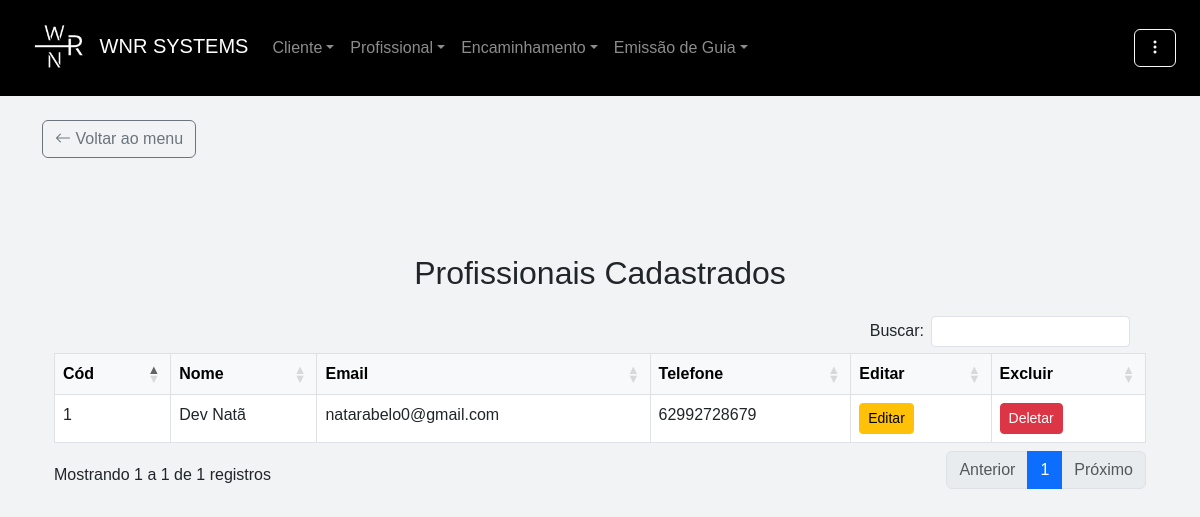
/listar_profissional (signed in), run on an earlier commit of the app's database.
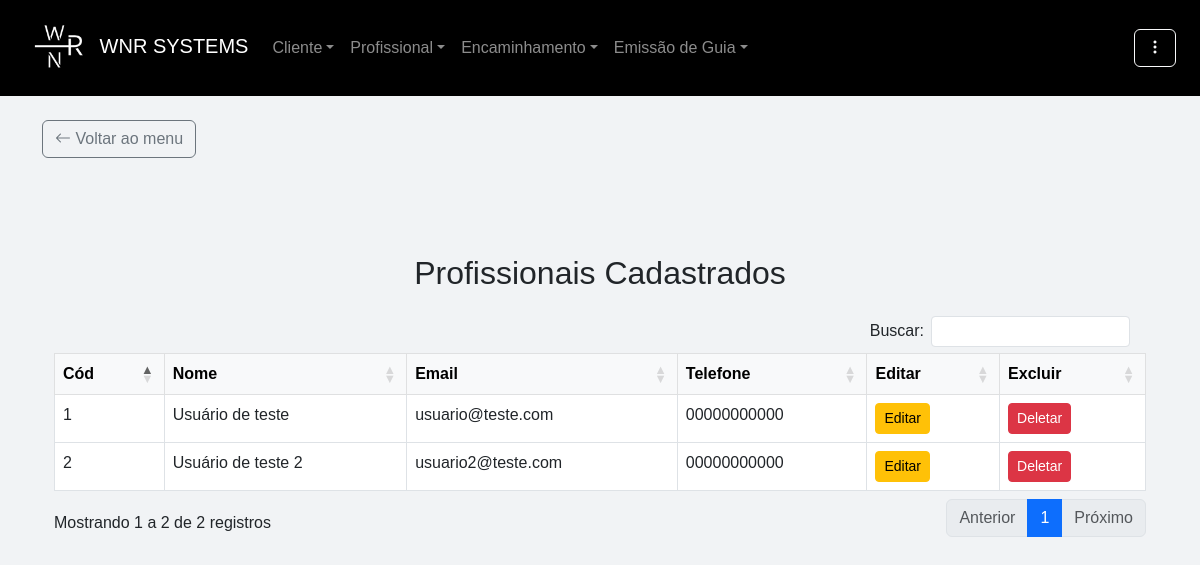
And on a later commit of the database.
### app/models.py (models this page shows)
class Profissional(db.Model):
    __tablename__ = "profissionais"
    id = db.Column(db.Integer, primary_key=True)
    nome                            = db.Column(db.String(255), nullable=False)
    cpf                             = db.Column(db.String(14), unique=True, nullable=False)
    email                           = db.Column(db.String(255))
    data_nascimento                 = db.Column(db.DateTime)
    bairro                          = db.Column(db.String)
    banco                           = db.Column(db.String)
    cep                             = db.Column(db.String)
    cidade                          = db.Column(db.String)
    complemento                     = db.Column(db.String)
    graduacao                       = db.Column(db.String)
    issqn                           = db.Column(db.String)
    fone_pessoal                    = db.Column(db.String)
    fone_profissional               = db.Column(db.String)
    curriculum_lattes               = db.Column(db.String)
    dias_horas_disponiveis          = db.Column(db.String)
    endereco_profissional           = db.Column(db.String)
    estado                          = db.Column(db.String)
    observacoes                     = db.Column(db.String)
    pix                             = db.Column(db.String)
    registro_profissional           = db.Column(db.String)
    rg                              = db.Column(db.String(11), unique=True, nullable=False)
    valor_minimo                    = db.Column(db.Float)
    data_cadastro                   = db.Column(db.DateTime, default=db.func.current_timestamp())
    encaminhamentos = db.relationship("Encaminhamento", back_populates="profissional", cascade="all, delete-orphan")
    guias = db.relationship("Guia", back_populates="profissional", cascade="all, delete-orphan")

### app/routes/profissional/profissional.py (the view)
@professional_bp.route('/listar_profissional', methods=['GET', 'POST'])
@required_login
@role_required('atendimento', 'financeiro', 'admin')
def listar_profissional():
    profissionais = Profissional.query.all()
    usuario = current_user
    return render_template('profissional/list.html', profissionais=profissionais, usuario=usuario)

### app/__init__.py (called while the page is built)
@login_manager.user_loader
def load_user(id):
    return Usuario.query.get(int(id))

### app/utils/login_required.py (called while the page is built)
def required_login(f):
    @wraps(f)
    def decorated_function(*args, **kwargs):
        if 'user_id' not in session:
            return redirect(url_for('auth_bp.login'))
        return f(*args, **kwargs)
    return decorated_function

### app/templates/profissional/list.html (shortened to what this page needs)
{% extends 'base.html' %}
{% block content %}
<div class="container mt-5">
    <h2 class="text-center mb-4 mt-5">Profissionais Cadastrados</h2>
    <div class="card-body">
        <table id="table" class="table table-bordered table-hover">
            <thead class="table-light">
                <tr>
                    <th>Cód</th>
                    <th>Nome</th>
                    <th>Email</th>
                    <th>Telefone</th>
                    <th>Editar</th>
                    {% if usuario.role == "admin" %}
                    <th>Excluir</th>
                    {% endif %}
                </tr>
            </thead>
            <tbody>
                {% for profissional in profissionais %}
                    <tr>
                        <td>{{ profissional.id }}</td>
                        <td>{{ profissional.nome }}</td>
                        <td>{{ profissional.email }}</td>
                        <td>{{ profissional.fone_profissional }}</td>
                        <td><a href="{{ url_for('professional_bp.editar_profissional', id=profissional.id) }}" class="btn btn-sm btn-warning">Editar</a></td>
                        {% if usuario.role == "admin" %}
                        <td><a href="{{ url_for('professional_bp.deletar_profissional', id=profissional.id) }}" class="btn btn-sm btn-danger" data-bs-toggle="modal" data-bs-target="#confirmarExclusao" data-id="{{ profissional.id }}">Deletar</a></td>
                        {% endif %}
                    </tr>
                  {% endfor %}
            </tbody>
        </table>
    </div>
</div>
{% endblock %}

What changed in the data, as far as the page shows it:
changed Profissional id 1: nome "Dev Natã" → "Usuário de teste"; email "natarabelo0@gmail.com" → "usuario@teste.com"; fone_profissional "62992728679" → "00000000000"
added Profissional: id "2", nome "Usuário de teste 2", email "usuario2@teste.com", fone_profissional "00000000000"
Also different on the page:
text written by a page script: "Buscar: Mostrando 1 a 1 de 1 registros Anterior 1 Próximo" → "Buscar: Mostrando 1 a 2 de 2 registros Anterior 1 Próximo"
